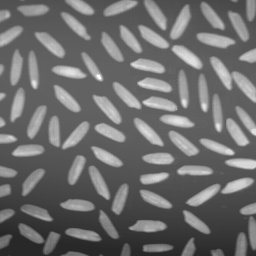
#> input picture img/rice.tiff, 256 x 256 px; its folder holds 7 pictures in this run
$ python threshold.py   (older library calls are emulated)
#> lines starting #> are read from the running program, lines starting #| are printed output that depends on the picture; after the words box and inside, x2 and y2 are one past the last pixel; in counts of white or black regions, pixels touching at a corner belong together
### tools.py
import itertools

import cv2
import matplotlib.pyplot as plt
import numpy as np


def o_tsu(img):
    copy = img.copy()
    p = np.zeros(256)
    for x in range(copy.shape[0]):
        for y in range(copy.shape[1]):
            p[copy[x, y]] += 1
    # 像素为某灰度的概率
    p = p / (copy.shape[0] * copy.shape[1])
    # 计算累计和p1
    p1 = np.zeros(256)
    for k in range(256):
        for i in range(k+1):
            p1[k] += p[i]
    # 计算m和m_global
    m = np.zeros(256)
    mg = 0
    for k in range(0, 256):
        for i in range(k + 1):
            m[k] += i * p[i]
        mg += k * p[k]
    # 类间方差theta
    theta = np.zeros(256)
    for k in range(256):
        if 0 < p1[k] < 1:
            # 分母写括号啊啊啊啊啊
            theta[k] = (mg * p1[k] - m[k]) ** 2 / (p1[k] * (1 - p1[k]))
        else:
            theta[k] = 0
    # 找出最佳的k，兼容多个最优答案
    best_list = [0]
    for i in range(0, 256):
        if theta[best_list[0]] < theta[i]:
            # 找一个最大的类间方差，说明分类效果最好
            best_list = [i]
        elif theta[best_list[0]] == theta[i]:
            best_list.append(i)
    result = 0
    for k in best_list:
        result += k
    return int(result / len(best_list))


def basic_global_threshold(img, delta):
    copy = img.copy()
    t = int(copy.sum() / copy.shape[0] / copy.shape[1])
    while True:
        # 使用某一阈值
        g1 = np.where(copy > t)
        g2 = np.where(copy <= t)
        # 平均灰度
        m1 = copy[g1].sum() / len(g1[0])
        m2 = copy[g2].sum() / len(g2[0])
        # 计算新阈值，平均灰度的中间点
        t1 = int(0.5 * (m1 + m2))
        if abs(t1 - t) < delta:
            t = t1
            break
        else:
            t = t1
    return t


def show_hist(img, name):
    plt.figure(name)
    plt.title(name)
    arr = img.flatten()
    plt.hist(arr, bins=256, facecolor='blue', alpha=0.75, density=True)
    plt.show()


# [69 lines left out: functions cvt_hsi2bgr, cvt_bgr2hsi, not called in this run]


def inverse_fourier(dft_shift):
    return cv2.idft(np.fft.ifftshift(dft_shift), flags=cv2.DFT_REAL_OUTPUT)


# [169 lines left out: functions plt_show, fourier, sobel, laplacian, gen_mean_kernel, gen_gaussian_kernel and 7 more, not called in this run]


'''
event：鼠标事件名称，通过该值可以获取鼠标进行的何种事件操作；
x, y：鼠标进行事件操作一瞬间，所在的坐标位置；
flags：指的是与event相关的实践中包含FLAG的事件；
userdata：鼠标回调函数触发时传递进来的参数。
原文链接： https://xie.infoq.cn/article/05a10c2375b2f060ae063282d
'''


# [63 lines left out: functions mouse_handler, get_dst_points, nms, not called in this run]

### threshold.py
import cv2
import tools
import numpy as np
path = "./img/"

rice_img = cv2.imread(path+"rice.tiff",cv2.IMREAD_GRAYSCALE)
#> rice_img is the input picture: shape (256, 256); min 40, max 255, mean 109.2
finger_img = cv2.imread(path+"finger.tif",cv2.IMREAD_GRAYSCALE)
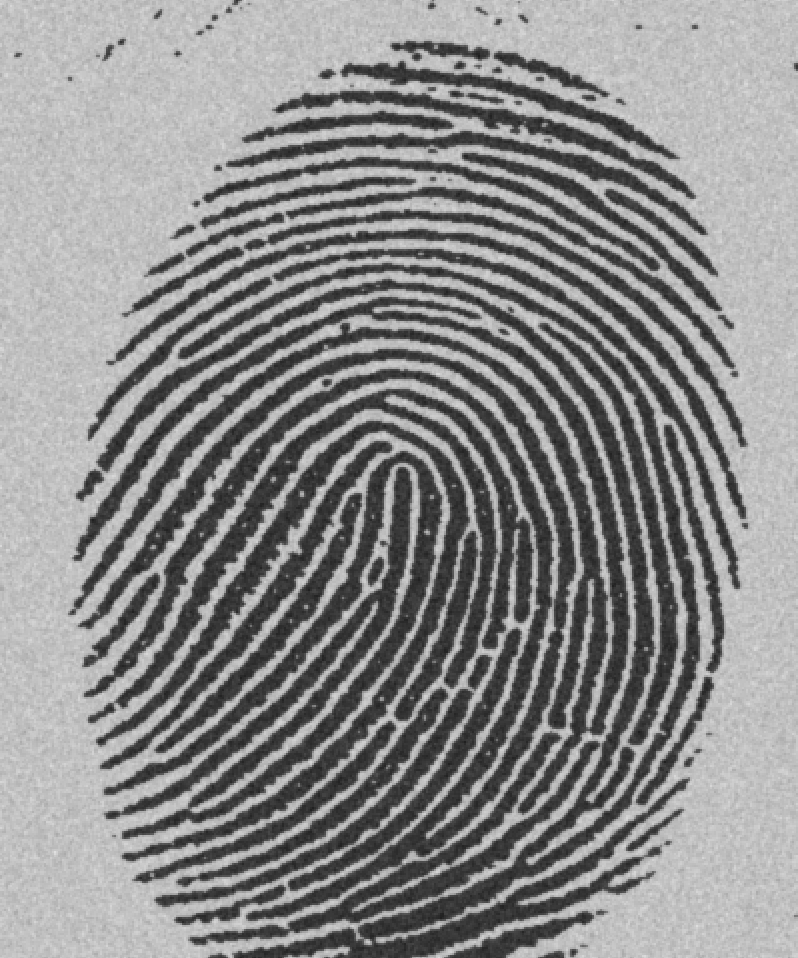
#> input picture img/finger.tif, 798 x 958 px
#> finger_img is the input picture: shape (958, 798); min 29, max 224, mean 140
poly_img = cv2.imread(path+"poly.tif",cv2.IMREAD_GRAYSCALE)
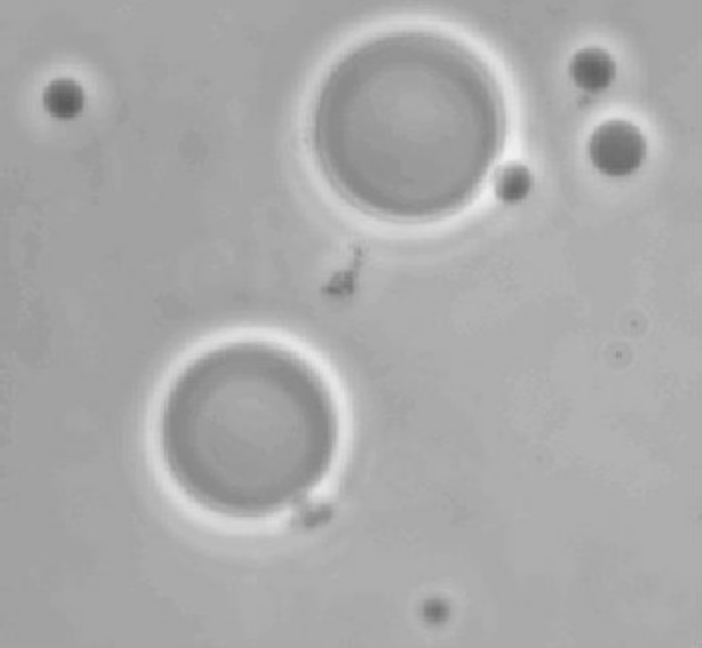
#> input picture img/poly.tif, 702 x 648 px
#> poly_img is the input picture: shape (648, 702); min 90, max 241, mean 169.6

tools.show_hist(rice_img,"rice hist")
tools.show_hist(finger_img,"finger hist")
tools.show_hist(poly_img,"poly hist")
#> call 3 of show_hist, with name = 'poly hist'
#> in show_hist (call 3), `plt.show()`:
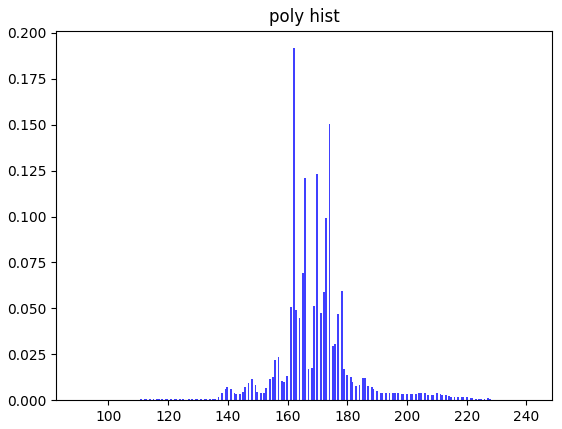
#> figure drawn by matplotlib, 1 panel; tallest bar 0.192 high, from x = 162 to 162.6

cv2.imshow("rice",rice_img)
cv2.imshow("finger",finger_img)
cv2.imshow("poly",poly_img)

rice_t = tools.basic_global_threshold(rice_img,5)
#> in basic_global_threshold, `t = int(copy.sum() / copy.shape[0] / copy.shape[1])`: t = 109
#> the loop in basic_global_threshold, `while True:` made 2 passes
#> (g1, g2, m1, m2, t1, t) on passes 1 to 2: (23158 positions, rows 0 to 255, columns 0 to 255, 42378 positions, rows 0 to 255, columns 0 to 255, 158.3, 82.31, 120, 120), (20772 positions, rows 0 to 255, columns 0 to 255, 44764 positions, rows 0 to 255, columns 0 to 255, 163.3, 84.03, 123, 123)
#> rice_t = 123
rice_mask = np.where(rice_img < rice_t)
#> rice_mask = 45185 positions, rows 0 to 255, columns 0 to 255
rice_mask2 = np.where(rice_img >= rice_t)
#> rice_mask2 = 20351 positions, rows 0 to 255, columns 0 to 255
rice_img[rice_mask] = 255
rice_img[rice_mask2] = 0
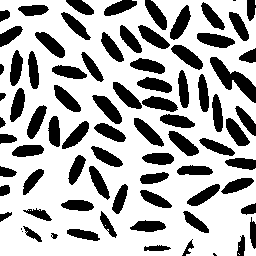
#> rice_img: shape (256, 256); 68.9% white; 80 black regions (4 under 20 px), largest, box (x1, y1, x2, y2) and area: (210, 57, 256, 103) 755, (92, 95, 122, 124) 405, (171, 45, 203, 70) 387

finger_t = tools.basic_global_threshold(finger_img,5)
#> the loop in basic_global_threshold (call 2), `while True:` made 2 passes
#> (g1, g2, m1, m2, t1, t) on passes 1 to 2: (471594 positions, rows 0 to 957, columns 0 to 797, 292890 positions, rows 0 to 957, columns 14 to 797, 186.9, 64.41, 125, 125), (473094 positions, rows 0 to 957, columns 0 to 797, 291390 positions, rows 0 to 957, columns 14 to 797, 186.7, 64.04, 125, 125)
#> finger_t = 125
finger_mask = np.where(finger_img >= finger_t)
#> finger_mask = 473138 positions, rows 0 to 957, columns 0 to 797
finger_mask2 = np.where(finger_img < finger_t)
#> finger_mask2 = 291346 positions, rows 0 to 957, columns 14 to 797
finger_img[finger_mask] = 255
finger_img[finger_mask2] = 0
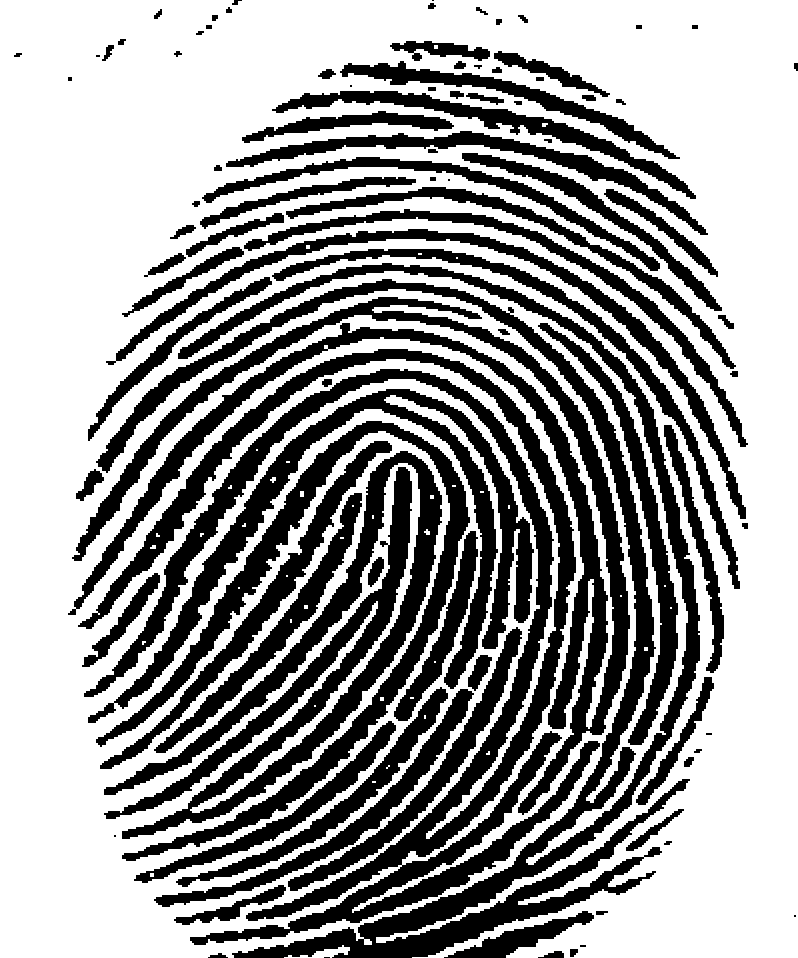
#> finger_img: shape (958, 798); 61.9% white; 97 black regions (10 under 20 px), largest, box (x1, y1, x2, y2) and area: (78, 349, 600, 945) 43740, (96, 263, 700, 958) 40218, (68, 297, 630, 815) 29700

poly_t = tools.basic_global_threshold(poly_img,5)
#> poly_t = 169
poly_mask = np.where(poly_img < poly_t)
#> poly_mask = 208419 positions, rows 0 to 647, columns 0 to 701
poly_mask2 = np.where(poly_img >= poly_t)
#> poly_mask2 = 246477 positions, rows 0 to 647, columns 16 to 701
poly_img[poly_mask] = 0
poly_img[poly_mask2] = 255
#> poly_img: shape (648, 702); 54.2% white; 96 black regions (61 under 20 px), largest, box (x1, y1, x2, y2) and area: (0, 0, 409, 648) 136526, (314, 34, 497, 216) 24985, (164, 346, 332, 512) 21663

cv2.imshow("rice global",rice_img)
cv2.imshow("finger global",finger_img)
cv2.imshow("poly global",poly_img)


rice_img = cv2.imread(path+"rice.tiff",cv2.IMREAD_GRAYSCALE)
finger_img = cv2.imread(path+"finger.tif",cv2.IMREAD_GRAYSCALE)
poly_img = cv2.imread(path+"poly.tif",cv2.IMREAD_GRAYSCALE)

rice_k = tools.o_tsu(rice_img)
#> rice_k = 125
rice_mask = np.where(rice_img >= rice_k)
#> rice_mask = 19816 positions, rows 0 to 255, columns 0 to 255
rice_mask2 = np.where(rice_img < rice_k)
#> rice_mask2 = 45720 positions, rows 0 to 255, columns 0 to 255
rice_img[rice_mask] = 0
rice_img[rice_mask2] = 255
#> rice_img: shape (256, 256); 69.8% white; 80 black regions (5 under 20 px), largest, box (x1, y1, x2, y2) and area: (210, 57, 256, 103) 743, (93, 95, 122, 124) 397, (197, 33, 235, 48) 378

finger_k = tools.o_tsu(finger_img)
#> finger_k = 125
finger_mask = np.where(finger_img < rice_k)
#> finger_mask = 291346 positions, rows 0 to 957, columns 14 to 797
finger_mask2 = np.where(finger_img >= rice_k)
#> finger_mask2 = 473138 positions, rows 0 to 957, columns 0 to 797
finger_img[finger_mask] = 0
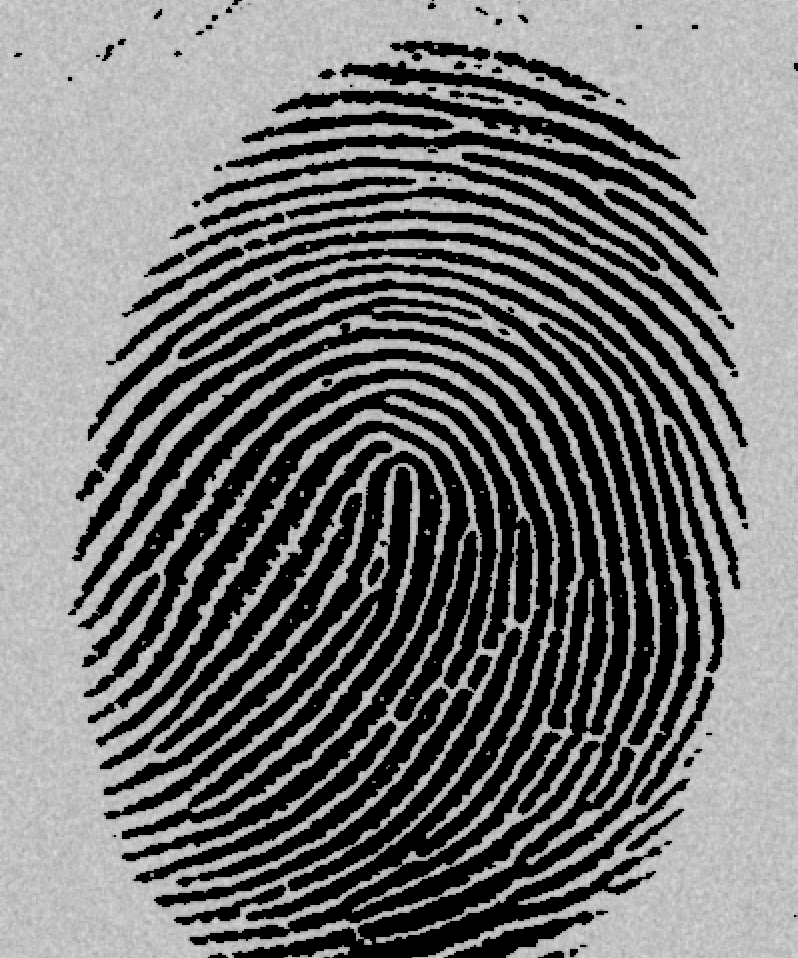
#> finger_img: shape (958, 798); min 0, max 224, mean 115.6
finger_img[finger_mask2] = 255

poly_k = tools.o_tsu(poly_img)
#> poly_k = 181
poly_mask = np.where(poly_img < poly_k)
#> poly_mask = 403540 positions, rows 0 to 647, columns 0 to 701
poly_mask2 = np.where(poly_img >= poly_k)
#> poly_mask2 = 51356 positions, rows 8 to 640, columns 32 to 669
poly_img[poly_mask] = 0
poly_img[poly_mask2] = 255
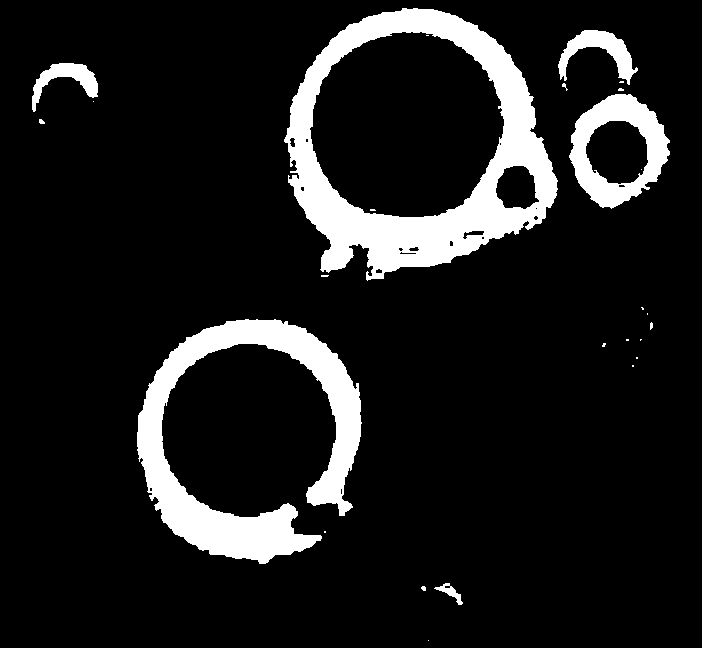
#> poly_img: shape (648, 702); 11.3% white; 26 white regions (18 under 20 px), largest, box (x1, y1, x2, y2) and area: (284, 8, 558, 281) 24602, (137, 319, 362, 564) 18388, (569, 94, 670, 209) 5166

cv2.imshow("poly o tsu",poly_img)
cv2.imshow("rice o tsu",rice_img)
cv2.imshow("finger o tsu",finger_img)

cv2.waitKey(0)
cv2.destroyAllWindows()
